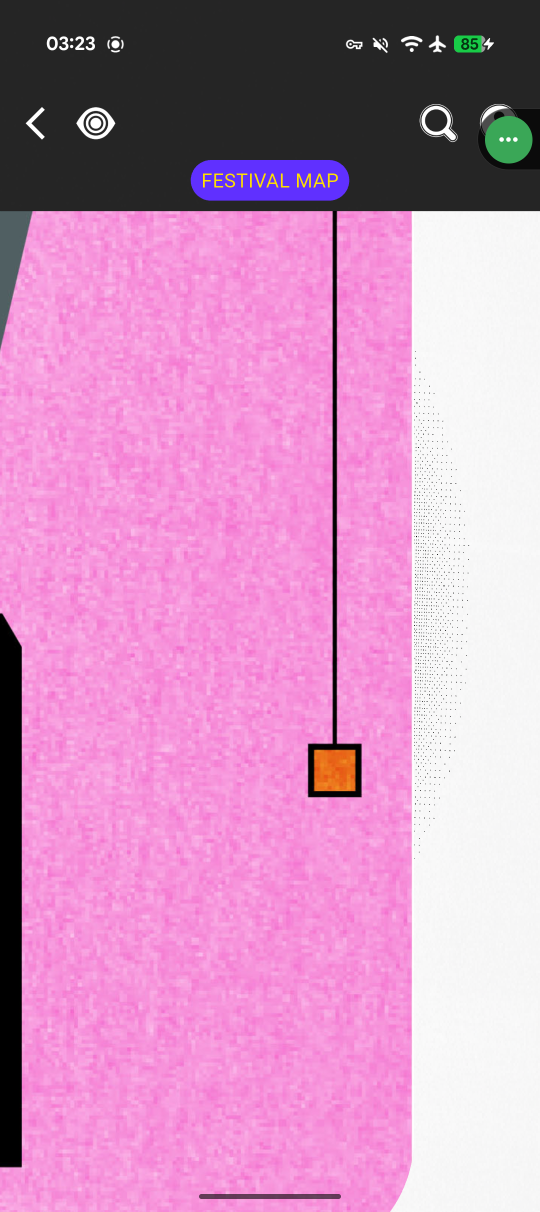
#> input picture kompakt-map/source/zoom/batch1-01.png, 1080 x 2424 px, given in place of screenshots-stitched.png, which was not available (shown at 1/2 size)
$ python stitch_zoom.py ../source/zoom/batch1-01.png
#> lines starting #> are read from the running program, lines starting #| are printed output that depends on the picture; after the words box and inside, x2 and y2 are one past the last pixel; in counts of white or black regions, pixels touching at a corner belong together; pictures that were not available may be replaced by others from this repository, and a replacement may not be noted
"""Stitch zoomed-in app screenshots into one high-resolution festival map.

Each screenshot is registered (SIFT + RANSAC similarity transform) against the reference
full-map image source/map/screenshots-stitched.png, so tiles don't need to overlap each other.
Output: source/map/hires.png at SCALE x the reference resolution, in the same frame as VIEW
in build_map.py (x 61..1577, y 19..1914 of the reference). Uncovered areas fall back to the
upscaled reference; covered areas use the sharpest (most zoomed) tile available.

Usage: python3 tools/stitch_zoom.py [--debug DIR]
"""
import glob
import os
import sys

import cv2
import numpy as np

ROOT = os.path.dirname(os.path.dirname(os.path.abspath(__file__)))
REF = os.path.join(ROOT, "source", "map", "screenshots-stitched.png")
TILES = sorted(glob.glob(os.path.join(ROOT, "source", "zoom", "*.png")))
OUT = os.path.join(ROOT, "source", "map", "hires.png")
VIEW = (61, 19, 1516, 1895)
SCALE = 3
TOP, BOTTOM = 430, 2330          # app chrome (status bar, header, home bar) on 1080x2424 screenshots
# screenshots with the iOS screenshot thumbnail / share bar covering the lower part
BOTTOM_OVERRIDE = {"batch2-04.png": 1640, "batch2-10.png": 1640}


def main():
    debug = sys.argv[sys.argv.index("--debug") + 1] if "--debug" in sys.argv else None
    ref = cv2.imread(REF)
#> ref is the input picture: shape (2424, 1080, 3); mean B, G, R 189.2, 145.7, 205
    sift = cv2.SIFT_create(nfeatures=40000)
    gref = cv2.cvtColor(ref, cv2.COLOR_BGR2GRAY)
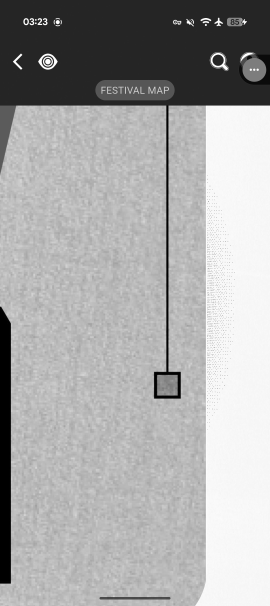
#> gref: shape (2424, 1080) (shown at 1/4 size); min 0, max 255, mean 168.4
    kr, dr = sift.detectAndCompute(gref, None)
#> kr = 1102 keypoints; strongest (x, y, size): (143, 79, 4.1), (823, 100, 4.9), (143, 93, 4.1), (766, 87, 2.5)
    matcher = cv2.FlannBasedMatcher({"algorithm": 1, "trees": 5}, {"checks": 64})

    vx, vy, vw, vh = VIEW
    W, H = vw * SCALE, vh * SCALE
    base = cv2.resize(ref[vy:vy + vh, vx:vx + vw], (W, H), interpolation=cv2.INTER_CUBIC)
    canvas = base.copy()
    best = np.zeros((H, W), np.float32)      # zoom level of the tile currently painted per pixel
    report = []
    for path in TILES:
        tile = cv2.imread(path)
        if tile is None:
            continue
        tile = tile[TOP:BOTTOM_OVERRIDE.get(os.path.basename(path), BOTTOM)]
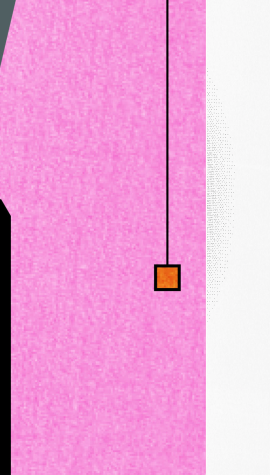
#> tile: shape (1900, 1080, 3) (shown at 1/4 size); mean B, G, R 217.8, 166.7, 238.5
        g = cv2.cvtColor(tile, cv2.COLOR_BGR2GRAY)
        # match at roughly reference scale for robustness, then refine nothing: similarity is enough
        small = cv2.resize(g, None, fx=0.5, fy=0.5, interpolation=cv2.INTER_AREA)
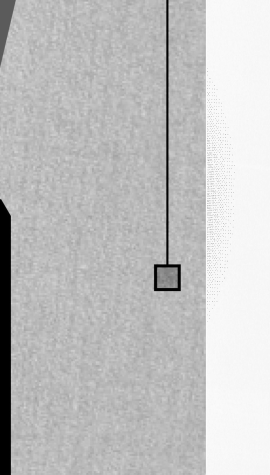
#> small: shape (950, 540) (shown at 1/2 size); min 0, max 255, mean 194.1
        kt, dt = sift.detectAndCompute(small, None)
#> kt = 233 keypoints; strongest (x, y, size): (312, 578, 6.6), (357, 533, 6.7), (357, 578, 6.7), (312, 533, 6.7)
        name = os.path.basename(path)
        if dt is None or len(kt) < 20:
            report.append(f"{name}: too few features (plain background) - skipped")
            continue
        pairs = matcher.knnMatch(dt, dr, k=2)
#> pairs = 233 matches
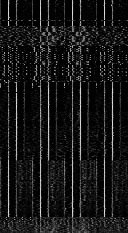
#> dt: shape (233, 128) float32; min 0, max 225, mean 22
        good = [m for m, n in (p for p in pairs if len(p) == 2) if m.distance < 0.72 * n.distance]
#> good = 158 matches
        if len(good) < 12:
            report.append(f"{name}: {len(good)} matches - skipped")
            continue
        src = np.float32([kt[m.queryIdx].pt for m in good]) * 2.0      # back to full tile pixels
#> src = 158 pairs, first value 9.14 to 860.4, second value 17.09 to 1798.7
        dst = np.float32([kr[m.trainIdx].pt for m in good])
#> dst = 158 pairs, first value 9.3 to 865.9, second value 447.4 to 2229
        M, inl = cv2.estimateAffinePartial2D(src, dst, method=cv2.RANSAC, ransacReprojThreshold=3.0,
                                             maxIters=5000, confidence=0.999)
#> M = [[1, 3.81e-05, 0.246], [-3.81e-05, 1, 430.3]]; inl = 158 values, max 1 at index 0, min 0 at index 4, mean 0.981
        if M is None or inl.sum() < 12:
            report.append(f"{name}: no consistent transform - skipped")
            continue
        s = float(np.hypot(M[0, 0], M[1, 0]))       # reference px per tile px
#> s = 1
        zoom = 1.0 / s
#> zoom = 1
        # tile -> canvas: canvas = SCALE * (M @ tile - view origin)
        C = M.copy()
#> C = [[1, 3.81e-05, 0.246], [-3.81e-05, 1, 430.3]]
        C[:, 2] -= (vx, vy)
        C *= SCALE
#> C = [[3, 0.000114, -182.3], [-0.000114, 3, 1234]]
        warped = cv2.warpAffine(tile, C, (W, H), flags=cv2.INTER_CUBIC, borderMode=cv2.BORDER_CONSTANT)
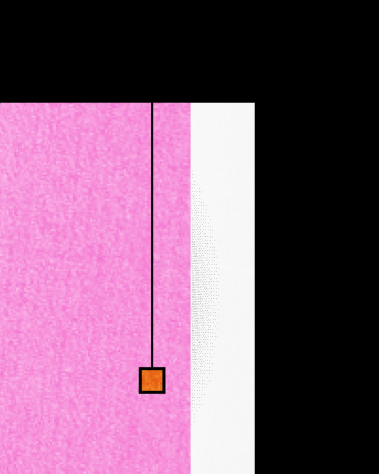
#> warped: shape (5685, 4548, 3) (shown at 1/12 size); mean B, G, R 117.3, 90.1, 128.5
        mask = cv2.warpAffine(np.full(tile.shape[:2], 255, np.uint8), C, (W, H), flags=cv2.INTER_NEAREST)
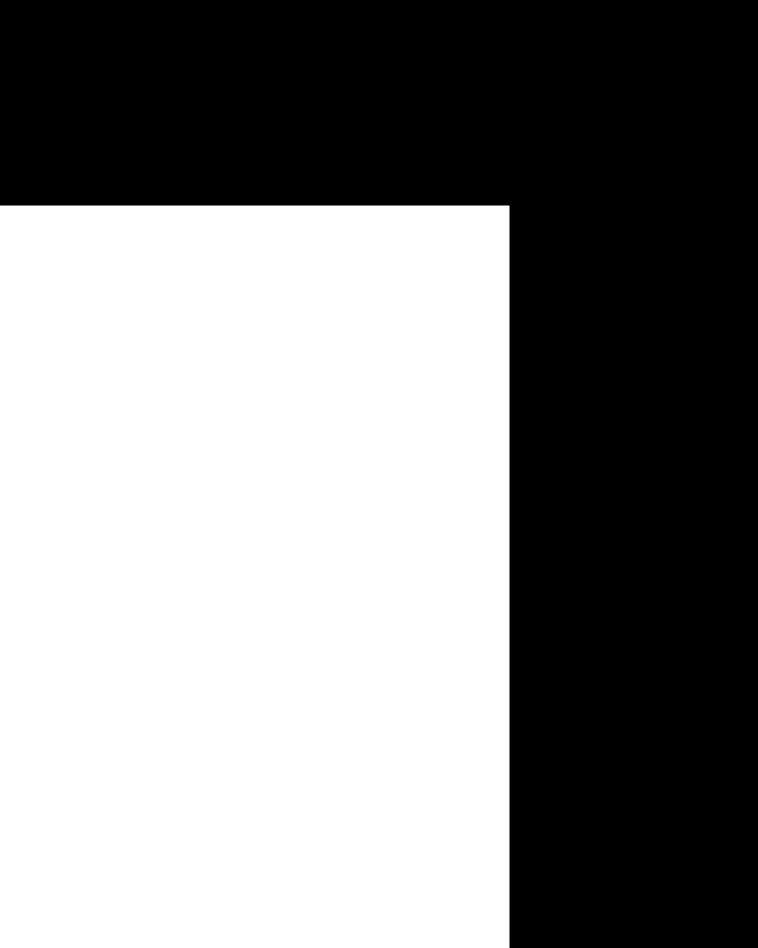
#> mask: shape (5685, 4548) (shown at 1/6 size); 52.6% white; 1 black region, box (x1, y1, x2, y2) and area: (0, 0, 4548, 5685) 12245616
        mask = cv2.erode(mask, np.ones((5, 5), np.uint8)) > 0
#> mask: shape (5685, 4548) bool; 52.6% white; 1 black region, box (x1, y1, x2, y2) and area: (0, 0, 4548, 5685) 12260630
        take = mask & (zoom >= best - 0.05)
        canvas[take] = warped[take]
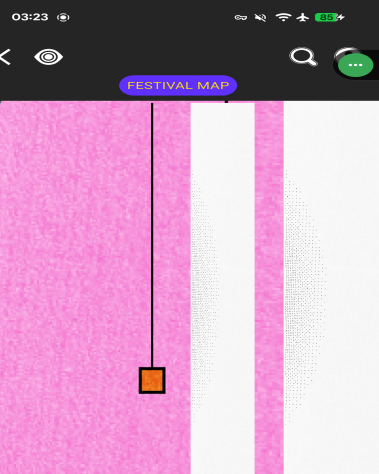
#> canvas: shape (5685, 4548, 3) (shown at 1/12 size); mean B, G, R 191.2, 157.7, 202.5
        best[take] = zoom
        report.append(f"{name}: {int(inl.sum())}/{len(good)} inliers, zoom {zoom:.2f}x, "
                      f"at ref ({M[0, 2]:.0f},{M[1, 2]:.0f})")
#> pass 2 of the loop in main, `for path in TILES:`:
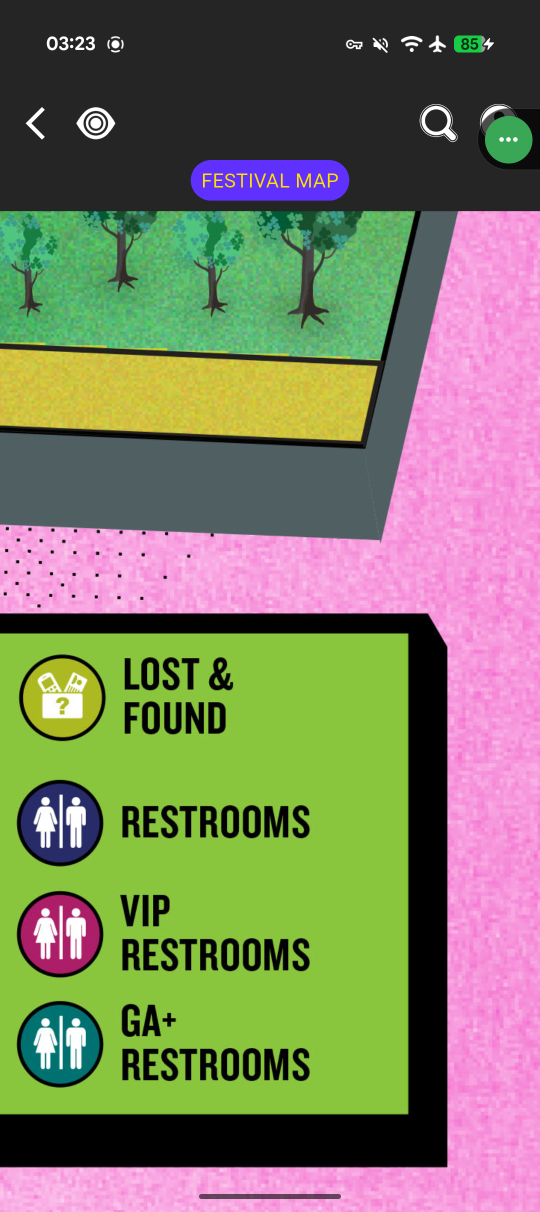
#> input picture kompakt-map/source/zoom/batch1-02.png, 1080 x 2424 px (shown at 1/2 size)
#> in main, tile is the input picture: shape (2424, 1080, 3); mean B, G, R 99.7, 126.4, 126.4
#> tile: shape (1900, 1080, 3)
#> kt = 1234 keypoints; strongest (x, y, size): (51, 358, 2.2), (119, 382, 2.2), (6, 335, 2.1), (142, 383, 2.1)
#> pairs = 1234 matches
#> dt: shape (1234, 128) float32
#> good = 37 matches
#> src = 37 pairs, first value 61.41 to 995.2, second value 19.9 to 1765.2
#> dst = 37 pairs, first value 23.83 to 939.4, second value 94.77 to 2392.7
#> M = [[1, -0.000137, -851], [0.000137, 1, 430]]; inl = 37 values, max 1 at index 23, min 0 at index 0, mean 0.351
#> in main, `C = M.copy()`: C = [[1, -0.000137, -851], [0.000137, 1, 430]]
#> in main, `C *= SCALE`: C = [[3, -0.00041, -2735.9], [0.00041, 3, 1233.1]]
#> in main, `mask = cv2.warpAffine(np.full(tile.shape[:2], 255, np.uint8), C, (W, H..`:
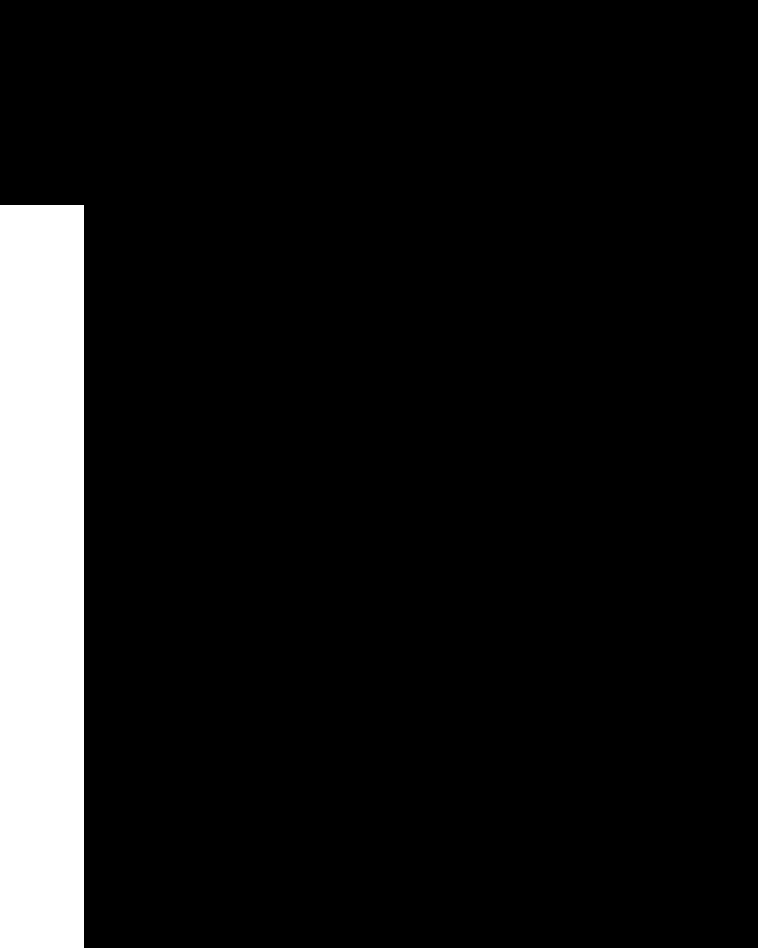
#> mask: shape (5685, 4548) (shown at 1/6 size); 8.7% white; 1 white region, box (x1, y1, x2, y2) and area: (0, 1232, 503, 5685) 2238691
#> in main, `best[take] = zoom`:
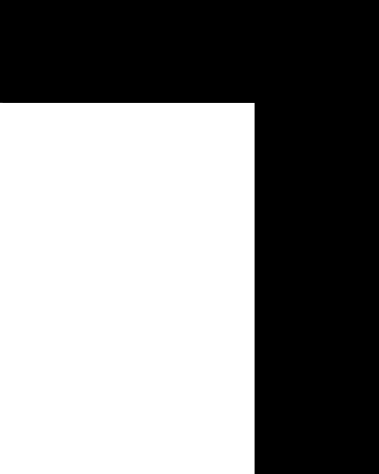
#> best: shape (5685, 4548) float32 (shown at 1/12 size); min 0, max 1, mean 0.526
#> pass 3 of the loop in main, `for path in TILES:`:
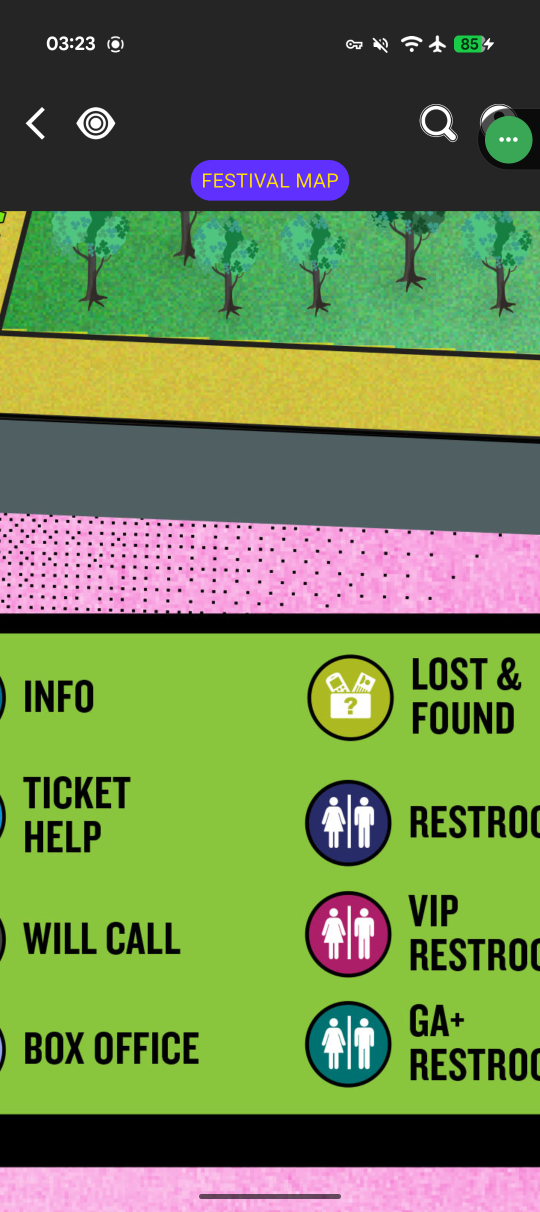
#> input picture kompakt-map/source/zoom/batch1-03.png, 1080 x 2424 px (shown at 1/2 size)
#> in main, tile is the input picture: shape (2424, 1080, 3); mean B, G, R 79.3, 132.5, 111.4
#> tile: shape (1900, 1080, 3)
#> in main, `small = cv2.resize(g, None, fx=0.5, fy=0.5, interpolation=cv2.INTER_AR..`:
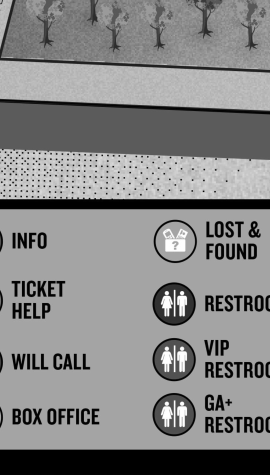
#> small: shape (950, 540) (shown at 1/2 size); min 0, max 255, mean 133.2
#> kt = 2567 keypoints; strongest (x, y, size): (169, 342, 2.1), (44, 327, 2.1), (39, 311, 2.1), (248, 356, 2.1)
#> pairs = 2567 matches
#> in main, `pairs = matcher.knnMatch(dt, dr, k=2)`:
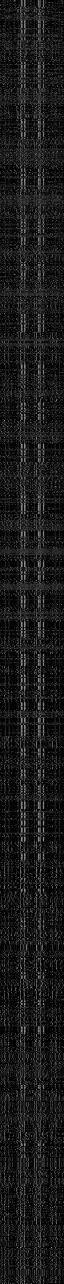
#> dt: shape (2567, 128) float32 (shown at 1/2 size); min 0, max 233, mean 26.9
#> good = 24 matches
#> src = 24 rows, first 8: [16.06, 783], [144.1, 229.7], [187.8, 252.2], [212.6, 783.6], [315.6, 257.9], [364.7, 407.8], [372.6, 25.41], [380, 405.6]
#> dst = 24 rows, first 8: [257.6, 1704.6], [348.3, 432.5], [463.7, 431.7], [631.6, 1546], [463.7, 431.7], [463.7, 431.7], [674.3, 2392.6], [463.7, 431.7]
#> M = [[0, 0, 463.7], [0, 0, 431.7]]; inl = 24 values, max 1 at index 2, min 0 at index 0, mean 0.333
#> the loop made 4 passes; the first 3 are shown
    cv2.imwrite(OUT, canvas)
    # gaps: uncovered blobs inside the poster (ignore thin seams)
    gap = ((best == 0) * 255).astype(np.uint8)
    gap = cv2.morphologyEx(gap, cv2.MORPH_OPEN, np.ones((9 * SCALE, 9 * SCALE), np.uint8))
    n, lab, st, _ = cv2.connectedComponentsWithStats(gap, 8)
    for i in range(1, n):
        x0, y0, w0, h0, a = st[i]
        if a < (40 * SCALE) ** 2:
            continue
        print(f"GAP ref x {x0 / SCALE + vx:.0f}-{(x0 + w0) / SCALE + vx:.0f}, y {y0 / SCALE + vy:.0f}-{(y0 + h0) / SCALE + vy:.0f}, "
              f"{a / SCALE / SCALE:.0f} px2")
    cov = (best > 0).mean()
    print("\n".join(report))
    print(f"coverage by zoomed tiles: {cov:.0%} of the poster; output {W}x{H} -> {OUT}")
    if debug:
        vis = cv2.resize(canvas, (W // 4, H // 4), interpolation=cv2.INTER_AREA)
        cov_img = cv2.resize(((best > 0) * 255).astype(np.uint8), (W // 4, H // 4))
        vis[cov_img == 0] = (vis[cov_img == 0] * 0.35).astype(np.uint8)
        cv2.imwrite(os.path.join(debug, "hires_coverage.png"), vis)


if __name__ == "__main__":
#> (the run stopped early here; a loop or call above may not have finished)
